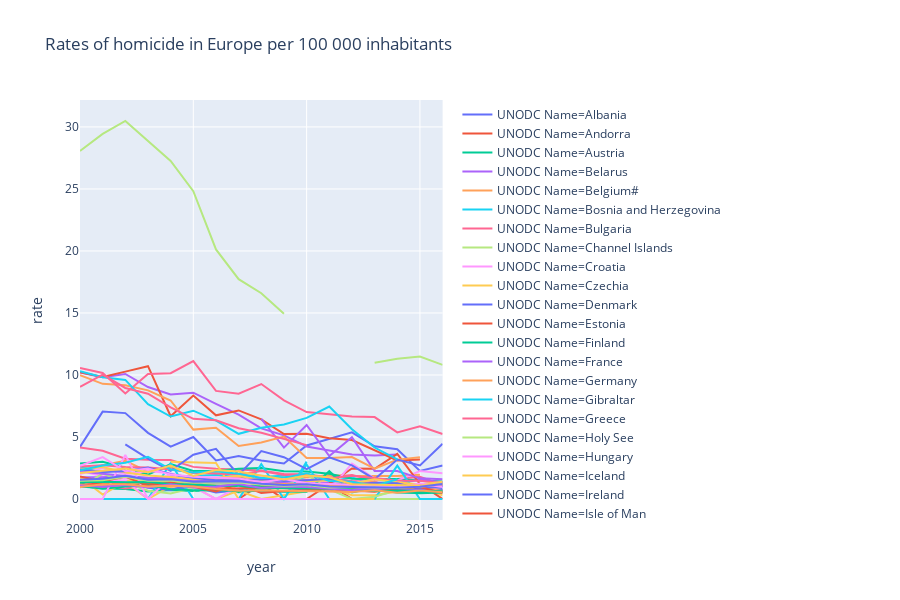

Source (notebook cell):
### Code cell
europe = rates[rates.Region == "Europe"]
fig_eur = px.line(europe, x="year", y="rate", color='UNODC Name', title='Rates of homicide in Europe per 100 000 inhabitants')
fig_eur

### Figure 1 — Plotly figure (JSON) as saved in the notebook; plotly's stock layout.template omitted (floating-point values rounded to 4 significant figures)
{"data": [{"hoverlabel": {"namelength": 0}, "hovertemplate": "UNODC Name=Albania<br>year=%{x}<br>rate=%{y}", "legendgroup": "UNODC Name=Albania", "line": {"color": "#636efa", "dash": "solid"}, "mode": "lines", "name": "UNODC Name=Albania", "showlegend": true, "type": "scatter", "x": [2000, 2001, 2002, 2003, 2004, 2005, 2006, 2007, 2008, 2009, 2010, 2011, 2012, 2013, 2014, 2015, 2016], "xaxis": "x", "y": [4.196, 7.046, 6.925, 5.336, 4.229, 5.001, 3.11, 3.472, 3.109, 2.869, 4.319, 4.852, 5.377, 4.248, 4.006, 2.258, 2.699], "yaxis": "y"}, {"hoverlabel": {"namelength": 0}, "hovertemplate": "UNODC Name=Andorra<br>year=%{x}<br>rate=%{y}", "legendgroup": "UNODC Name=Andorra", "line": {"color": "#EF553B", "dash": "solid"}, "mode": "lines", "name": "UNODC Name=Andorra", "showlegend": true, "type": "scatter", "x": [2000, 2001, 2002, 2003, 2004, 2005, 2006, 2007, 2008, 2009, 2010, 2011, 2012, 2013, 2014, 2015, 2016], "xaxis": "x", "y": [null, null, null, null, 1.312, null, null, 0, 1.192, 0, 0, 1.194, 0, 0, 0, 0, null], "yaxis": "y"}, {"hoverlabel": {"namelength": 0}, "hovertemplate": "UNODC Name=Austria<br>year=%{x}<br>rate=%{y}", "legendgroup": "UNODC Name=Austria", "line": {"color": "#00cc96", "dash": "solid"}, "mode": "lines", "name": "UNODC Name=Austria", "showlegend": true, "type": "scatter", "x": [2000, 2001, 2002, 2003, 2004, 2005, 2006, 2007, 2008, 2009, 2010, 2011, 2012, 2013, 2014, 2015, 2016], "xaxis": "x", "y": [1.016, 0.8644, 0.7991, 0.6116, 0.718, 0.6543, 0.7363, 0.5414, 0.6956, 0.6093, 0.6897, 0.8865, 0.9275, 0.7228, 0.5212, 0.53, 0.6552], "yaxis": "y"}, {"hoverlabel": {"namelength": 0}, "hovertemplate": "UNODC Name=Belarus<br>year=%{x}<br>rate=%{y}", "legendgroup": "UNODC Name=Belarus", "line": {"color": "#ab63fa", "dash": "solid"}, "mode": "lines", "name": "UNODC Name=Belarus", "showlegend": true, "type": "scatter", "x": [2000, 2001, 2002, 2003, 2004, 2005, 2006, 2007, 2008, 2009, 2010, 2011, 2012, 2013, 2014, 2015, 2016], "xaxis": "x", "y": [10.2, 9.815, 10.08, 9.025, 8.422, 8.575, 7.666, 6.805, 5.69, 5.134, 4.233, 3.939, 3.59, 3.513, 3.585, null, null], "yaxis": "y"}, {"hoverlabel": {"namelength": 0}, "hovertemplate": "UNODC Name=Belgium#<br>year=%{x}<br>rate=%{y}", "legendgroup": "UNODC Name=Belgium#", "line": {"color": "#FFA15A", "dash": "solid"}, "mode": "lines", "name": "UNODC Name=Belgium#", "showlegend": true, "type": "scatter", "x": [2000, 2001, 2002, 2003, 2004, 2005, 2006, 2007, 2008, 2009, 2010, 2011, 2012, 2013, 2014, 2015, 2016], "xaxis": "x", "y": [2.062, 2.733, 3.078, 2.207, 2.557, 2.095, 2.081, 1.972, 1.883, 1.74, 1.728, 1.943, 1.85, 1.838, 1.854, 1.949, null], "yaxis": "y"}, {"hoverlabel": {"namelength": 0}, "hovertemplate": "UNODC Name=Bosnia and Herzegovina<br>year=%{x}<br>rate=%{y}", "legendgroup": "UNODC Name=Bosnia and Herzegovina", "line": {"color": "#19d3f3", "dash": "solid"}, "mode": "lines", "name": "UNODC Name=Bosnia and Herzegovina", "showlegend": true, "type": "scatter", "x": [2000, 2001, 2002, 2003, 2004, 2005, 2006, 2007, 2008, 2009, 2010, 2011, 2012, 2013, 2014, 2015, 2016], "xaxis": "x", "y": [2.628, 2.174, 2.384, null, 1.798, 1.851, 1.931, 1.749, 1.754, 1.895, 1.505, 1.383, 1.727, 1.276, 1.402, 1.612, 1.275], "yaxis": "y"}, {"hoverlabel": {"namelength": 0}, "hovertemplate": "UNODC Name=Bulgaria<br>year=%{x}<br>rate=%{y}", "legendgroup": "UNODC Name=Bulgaria", "line": {"color": "#FF6692", "dash": "solid"}, "mode": "lines", "name": "UNODC Name=Bulgaria", "showlegend": true, "type": "scatter", "x": [2000, 2001, 2002, 2003, 2004, 2005, 2006, 2007, 2008, 2009, 2010, 2011, 2012, 2013, 2014, 2015, 2016], "xaxis": "x", "y": [4.151, 3.884, 3.242, 3.165, 3.151, 2.59, 2.439, 2.339, 2.29, 2.012, 1.999, 1.74, 1.929, 1.5, 1.606, 1.797, 1.136], "yaxis": "y"}, {"hoverlabel": {"namelength": 0}, "hovertemplate": "UNODC Name=Channel Islands<br>year=%{x}<br>rate=%{y}", "legendgroup": "UNODC Name=Channel Islands", "line": {"color": "#B6E880", "dash": "solid"}, "mode": "lines", "name": "UNODC Name=Channel Islands", "showlegend": true, "type": "scatter", "x": [2000, 2001, 2002, 2003, 2004, 2005, 2006, 2007, 2008, 2009, 2010, 2011, 2012, 2013, 2014, 2015, 2016], "xaxis": "x", "y": [null, null, null, null, null, 0.6481, 1.287, null, 0.6346, null, 0, null, null, null, null, null, null], "yaxis": "y"}, {"hoverlabel": {"namelength": 0}, "hovertemplate": "UNODC Name=Croatia<br>year=%{x}<br>rate=%{y}", "legendgroup": "UNODC Name=Croatia", "line": {"color": "#FF97FF", "dash": "solid"}, "mode": "lines", "name": "UNODC Name=Croatia", "showlegend": true, "type": "scatter", "x": [2000, 2001, 2002, 2003, 2004, 2005, 2006, 2007, 2008, 2009, 2010, 2011, 2012, 2013, 2014, 2015, 2016], "xaxis": "x", "y": [2.281, 1.838, 1.661, 1.572, 1.893, 1.553, 1.693, 1.421, 1.631, 1.129, 1.432, 1.136, 1.187, 1.075, 0.8456, 0.8735, 1.045], "yaxis": "y"}, {"hoverlabel": {"namelength": 0}, "hovertemplate": "UNODC Name=Czechia<br>year=%{x}<br>rate=%{y}", "legendgroup": "UNODC Name=Czechia", "line": {"color": "#FECB52", "dash": "solid"}, "mode": "lines", "name": "UNODC Name=Czechia", "showlegend": true, "type": "scatter", "x": [2000, 2001, 2002, 2003, 2004, 2005, 2006, 2007, 2008, 2009, 2010, 2011, 2012, 2013, 2014, 2015, 2016], "xaxis": "x", "y": [1.759, 1.383, 1.453, 1.592, 1.309, 1.053, 1.262, 1.217, 1.094, 0.8964, 0.9776, 0.8137, 0.9918, 0.8495, 0.7643, 0.8299, 0.6126], "yaxis": "y"}, {"hoverlabel": {"namelength": 0}, "hovertemplate": "UNODC Name=Denmark<br>year=%{x}<br>rate=%{y}", "legendgroup": "UNODC Name=Denmark", "line": {"color": "#636efa", "dash": "solid"}, "mode": "lines", "name": "UNODC Name=Denmark", "showlegend": true, "type": "scatter", "x": [2000, 2001, 2002, 2003, 2004, 2005, 2006, 2007, 2008, 2009, 2010, 2011, 2012, 2013, 2014, 2015, 2016], "xaxis": "x", "y": [1.086, 0.9705, 1.042, 1.207, 0.7959, 0.9776, 0.5327, 0.713, 0.9822, 0.8505, 0.7561, 0.8239, 0.8377, 0.8514, 1.289, 0.9844, 0.9807], "yaxis": "y"}, {"hoverlabel": {"namelength": 0}, "hovertemplate": "UNODC Name=Estonia<br>year=%{x}<br>rate=%{y}", "legendgroup": "UNODC Name=Estonia", "line": {"color": "#EF553B", "dash": "solid"}, "mode": "lines", "name": "UNODC Name=Estonia", "showlegend": true, "type": "scatter", "x": [2000, 2001, 2002, 2003, 2004, 2005, 2006, 2007, 2008, 2009, 2010, 2011, 2012, 2013, 2014, 2015, 2016], "xaxis": "x", "y": [10.22, 9.844, 10.27, 10.71, 6.674, 8.335, 6.744, 7.142, 6.419, 5.24, 5.255, 4.893, 4.755, 3.935, 3.11, 3.193, null], "yaxis": "y"}, {"hoverlabel": {"namelength": 0}, "hovertemplate": "UNODC Name=Finland<br>year=%{x}<br>rate=%{y}", "legendgroup": "UNODC Name=Finland", "line": {"color": "#00cc96", "dash": "solid"}, "mode": "lines", "name": "UNODC Name=Finland", "showlegend": true, "type": "scatter", "x": [2000, 2001, 2002, 2003, 2004, 2005, 2006, 2007, 2008, 2009, 2010, 2011, 2012, 2013, 2014, 2015, 2016], "xaxis": "x", "y": [2.853, 3.0, 2.532, 1.97, 2.823, 2.263, 2.255, 2.435, 2.5, 2.246, 2.218, 2.041, 1.626, 1.637, 1.612, 1.496, 1.418], "yaxis": "y"}, {"hoverlabel": {"namelength": 0}, "hovertemplate": "UNODC Name=France<br>year=%{x}<br>rate=%{y}", "legendgroup": "UNODC Name=France", "line": {"color": "#ab63fa", "dash": "solid"}, "mode": "lines", "name": "UNODC Name=France", "showlegend": true, "type": "scatter", "x": [2000, 2001, 2002, 2003, 2004, 2005, 2006, 2007, 2008, 2009, 2010, 2011, 2012, 2013, 2014, 2015, 2016], "xaxis": "x", "y": [1.763, 1.748, 1.858, 1.63, 1.626, 1.594, 1.427, 1.603, 1.638, 1.306, 1.263, 1.351, 1.232, 1.216, 1.234, 1.578, 1.352], "yaxis": "y"}, {"hoverlabel": {"namelength": 0}, "hovertemplate": "UNODC Name=Germany<br>year=%{x}<br>rate=%{y}", "legendgroup": "UNODC Name=Germany", "line": {"color": "#FFA15A", "dash": "solid"}, "mode": "lines", "name": "UNODC Name=Germany", "showlegend": true, "type": "scatter", "x": [2000, 2001, 2002, 2003, 2004, 2005, 2006, 2007, 2008, 2009, 2010, 2011, 2012, 2013, 2014, 2015, 2016], "xaxis": "x", "y": [1.246, 1.134, 1.17, 1.052, 1.062, 1.064, 0.9909, 0.9306, 0.8899, 0.9918, 0.9803, 0.9119, 0.8129, 0.8392, 0.8786, 0.8347, 1.176], "yaxis": "y"}, {"hoverlabel": {"namelength": 0}, "hovertemplate": "UNODC Name=Gibraltar<br>year=%{x}<br>rate=%{y}", "legendgroup": "UNODC Name=Gibraltar", "line": {"color": "#19d3f3", "dash": "solid"}, "mode": "lines", "name": "UNODC Name=Gibraltar", "showlegend": true, "type": "scatter", "x": [2000, 2001, 2002, 2003, 2004, 2005, 2006, 2007, 2008, 2009, 2010, 2011, 2012, 2013, 2014, 2015, 2016], "xaxis": "x", "y": [null, null, null, null, null, null, null, null, null, 0, 3.013, null, null, null, null, null, null], "yaxis": "y"}, {"hoverlabel": {"namelength": 0}, "hovertemplate": "UNODC Name=Greece<br>year=%{x}<br>rate=%{y}", "legendgroup": "UNODC Name=Greece", "line": {"color": "#FF6692", "dash": "solid"}, "mode": "lines", "name": "UNODC Name=Greece", "showlegend": true, "type": "scatter", "x": [2000, 2001, 2002, 2003, 2004, 2005, 2006, 2007, 2008, 2009, 2010, 2011, 2012, 2013, 2014, 2015, 2016], "xaxis": "x", "y": [null, 1.18, 0.838, 1.085, 0.9849, 1.168, 0.9701, 1.142, 1.261, 1.328, 1.538, 1.611, 1.459, 1.351, 0.9499, 0.829, 0.7504], "yaxis": "y"}, {"hoverlabel": {"namelength": 0}, "hovertemplate": "UNODC Name=Holy See<br>year=%{x}<br>rate=%{y}", "legendgroup": "UNODC Name=Holy See", "line": {"color": "#B6E880", "dash": "solid"}, "mode": "lines", "name": "UNODC Name=Holy See", "showlegend": true, "type": "scatter", "x": [2000, 2001, 2002, 2003, 2004, 2005, 2006, 2007, 2008, 2009, 2010, 2011, 2012, 2013, 2014, 2015, 2016], "xaxis": "x", "y": [null, null, null, null, null, null, null, null, null, 0, 0, 0, 0, 0, 0, 0, null], "yaxis": "y"}, {"hoverlabel": {"namelength": 0}, "hovertemplate": "UNODC Name=Hungary<br>year=%{x}<br>rate=%{y}", "legendgroup": "UNODC Name=Hungary", "line": {"color": "#FF97FF", "dash": "solid"}, "mode": "lines", "name": "UNODC Name=Hungary", "showlegend": true, "type": "scatter", "x": [2000, 2001, 2002, 2003, 2004, 2005, 2006, 2007, 2008, 2009, 2010, 2011, 2012, 2013, 2014, 2015, 2016], "xaxis": "x", "y": [2.006, 2.492, 1.996, 2.248, 2.066, 1.626, 1.73, 1.536, 1.812, 1.396, 1.39, 1.465, 1.256, 1.565, 1.488, 2.259, 2.071], "yaxis": "y"}, {"hoverlabel": {"namelength": 0}, "hovertemplate": "UNODC Name=Iceland<br>year=%{x}<br>rate=%{y}", "legendgroup": "UNODC Name=Iceland", "line": {"color": "#FECB52", "dash": "solid"}, "mode": "lines", "name": "UNODC Name=Iceland", "showlegend": true, "type": "scatter", "x": [2000, 2001, 2002, 2003, 2004, 2005, 2006, 2007, 2008, 2009, 2010, 2011, 2012, 2013, 2014, 2015, 2016], "xaxis": "x", "y": [1.783, 0.3535, 1.402, 0, 1.031, 1.017, 0, 0.6553, 0, 0.3164, 0.6244, 0.9276, 0.3072, 0.3058, 0.6089, 0.9084, 0.3004], "yaxis": "y"}, {"hoverlabel": {"namelength": 0}, "hovertemplate": "UNODC Name=Ireland<br>year=%{x}<br>rate=%{y}", "legendgroup": "UNODC Name=Ireland", "line": {"color": "#636efa", "dash": "solid"}, "mode": "lines", "name": "UNODC Name=Ireland", "showlegend": true, "type": "scatter", "x": [2000, 2001, 2002, 2003, 2004, 2005, 2006, 2007, 2008, 2009, 2010, 2011, 2012, 2013, 2014, 2015, 2016], "xaxis": "x", "y": [0.9613, 1.33, 1.308, 0.9137, 0.7266, 1.234, 1.441, 1.774, 1.114, 1.226, 1.145, 0.9008, 1.133, 1.111, 1.11, 0.617, 0.8021], "yaxis": "y"}, {"hoverlabel": {"namelength": 0}, "hovertemplate": "UNODC Name=Isle of Man<br>year=%{x}<br>rate=%{y}", "legendgroup": "UNODC Name=Isle of Man", "line": {"color": "#EF553B", "dash": "solid"}, "mode": "lines", "name": "UNODC Name=Isle of Man", "showlegend": true, "type": "scatter", "x": [2000, 2001, 2002, 2003, 2004, 2005, 2006, 2007, 2008, 2009, 2010, 2011, 2012, 2013, 2014, 2015, 2016], "xaxis": "x", "y": [null, null, null, null, null, null, null, null, null, null, null, 1.238, 2.457, 2.439, 3.632, 1.202, 0], "yaxis": "y"}, {"hoverlabel": {"namelength": 0}, "hovertemplate": "UNODC Name=Italy<br>year=%{x}<br>rate=%{y}", "legendgroup": "UNODC Name=Italy", "line": {"color": "#00cc96", "dash": "solid"}, "mode": "lines", "name": "UNODC Name=Italy", "showlegend": true, "type": "scatter", "x": [2000, 2001, 2002, 2003, 2004, 2005, 2006, 2007, 2008, 2009, 2010, 2011, 2012, 2013, 2014, 2015, 2016], "xaxis": "x", "y": [1.337, 1.233, 1.114, 1.237, 1.221, 1.037, 1.058, 1.064, 1.034, 0.9892, 0.8857, 0.9237, 0.8873, 0.8413, 0.7972, 0.7882, 0.6731], "yaxis": "y"}, {"hoverlabel": {"namelength": 0}, "hovertemplate": "UNODC Name=Kosovo under UNSCR 1244<br>year=%{x}<br>rate=%{y}", "legendgroup": "UNODC Name=Kosovo under UNSCR 1244", "line": {"color": "#ab63fa", "dash": "solid"}, "mode": "lines", "name": "UNODC Name=Kosovo under UNSCR 1244", "showlegend": true, "type": "scatter", "x": [2000, 2001, 2002, 2003, 2004, 2005, 2006, 2007, 2008, 2009, 2010, 2011, 2012, 2013, 2014, 2015, 2016], "xaxis": "x", "y": [null, null, null, null, null, null, null, null, 6.467, 4.144, 5.97, 3.462, 4.986, 2.248, 2.251, 1.665, 1.597], "yaxis": "y"}, {"hoverlabel": {"namelength": 0}, "hovertemplate": "UNODC Name=Latvia<br>year=%{x}<br>rate=%{y}", "legendgroup": "UNODC Name=Latvia", "line": {"color": "#FFA15A", "dash": "solid"}, "mode": "lines", "name": "UNODC Name=Latvia", "showlegend": true, "type": "scatter", "x": [2000, 2001, 2002, 2003, 2004, 2005, 2006, 2007, 2008, 2009, 2010, 2011, 2012, 2013, 2014, 2015, 2016], "xaxis": "x", "y": [9.983, 9.285, 9.175, 8.761, 7.943, 5.595, 5.752, 4.276, 4.558, 5.034, 3.304, 3.298, 3.388, 2.45, 3.174, 3.362, null], "yaxis": "y"}, {"hoverlabel": {"namelength": 0}, "hovertemplate": "UNODC Name=Liechtenstein<br>year=%{x}<br>rate=%{y}", "legendgroup": "UNODC Name=Liechtenstein", "line": {"color": "#19d3f3", "dash": "solid"}, "mode": "lines", "name": "UNODC Name=Liechtenstein", "showlegend": true, "type": "scatter", "x": [2000, 2001, 2002, 2003, 2004, 2005, 2006, 2007, 2008, 2009, 2010, 2011, 2012, 2013, 2014, 2015, 2016], "xaxis": "x", "y": [0, 0, 0, 0, 2.891, 0, 0, 0, 2.814, 0, 2.778, 0, 0, 0, 2.693, 0, 0], "yaxis": "y"}, {"hoverlabel": {"namelength": 0}, "hovertemplate": "UNODC Name=Lithuania<br>year=%{x}<br>rate=%{y}", "legendgroup": "UNODC Name=Lithuania", "line": {"color": "#FF6692", "dash": "solid"}, "mode": "lines", "name": "UNODC Name=Lithuania", "showlegend": true, "type": "scatter", "x": [2000, 2001, 2002, 2003, 2004, 2005, 2006, 2007, 2008, 2009, 2010, 2011, 2012, 2013, 2014, 2015, 2016], "xaxis": "x", "y": [10.57, 10.16, 8.506, 10.08, 10.14, 11.12, 8.718, 8.497, 9.27, 7.953, 7.011, 6.851, 6.651, 6.606, 5.368, 5.866, 5.247], "yaxis": "y"}, {"hoverlabel": {"namelength": 0}, "hovertemplate": "UNODC Name=Luxembourg<br>year=%{x}<br>rate=%{y}", "legendgroup": "UNODC Name=Luxembourg", "line": {"color": "#B6E880", "dash": "solid"}, "mode": "lines", "name": "UNODC Name=Luxembourg", "showlegend": true, "type": "scatter", "x": [2000, 2001, 2002, 2003, 2004, 2005, 2006, 2007, 2008, 2009, 2010, 2011, 2012, 2013, 2014, 2015, 2016], "xaxis": "x", "y": [0.9172, 2.045, 1.352, 0.6707, 0.4427, 0.8737, 1.504, 1.475, 1.649, 1.007, 1.969, 0.7693, 0, 0.1836, 0.719, null, null], "yaxis": "y"}, {"hoverlabel": {"namelength": 0}, "hovertemplate": "UNODC Name=Malta<br>year=%{x}<br>rate=%{y}", "legendgroup": "UNODC Name=Malta", "line": {"color": "#FF97FF", "dash": "solid"}, "mode": "lines", "name": "UNODC Name=Malta", "showlegend": true, "type": "scatter", "x": [2000, 2001, 2002, 2003, 2004, 2005, 2006, 2007, 2008, 2009, 2010, 2011, 2012, 2013, 2014, 2015, 2016], "xaxis": "x", "y": [1.008, 1.503, 1.495, 0, 1.728, 0.9833, 0, 0.9748, 1.456, 0.9661, 0.9613, 0.7171, 2.852, 1.654, 1.41, 0.9354, null], "yaxis": "y"}, {"hoverlabel": {"namelength": 0}, "hovertemplate": "UNODC Name=Monaco<br>year=%{x}<br>rate=%{y}", "legendgroup": "UNODC Name=Monaco", "line": {"color": "#FECB52", "dash": "solid"}, "mode": "lines", "name": "UNODC Name=Monaco", "showlegend": true, "type": "scatter", "x": [2000, 2001, 2002, 2003, 2004, 2005, 2006, 2007, 2008, 2009, 2010, 2011, 2012, 2013, 2014, 2015, 2016], "xaxis": "x", "y": [null, 3.09, null, null, 3.002, 2.959, 2.906, 0, 0, 0, 0, 0, 0, 0, null, 0, null], "yaxis": "y"}, {"hoverlabel": {"namelength": 0}, "hovertemplate": "UNODC Name=Montenegro<br>year=%{x}<br>rate=%{y}", "legendgroup": "UNODC Name=Montenegro", "line": {"color": "#636efa", "dash": "solid"}, "mode": "lines", "name": "UNODC Name=Montenegro", "showlegend": true, "type": "scatter", "x": [2000, 2001, 2002, 2003, 2004, 2005, 2006, 2007, 2008, 2009, 2010, 2011, 2012, 2013, 2014, 2015, 2016], "xaxis": "x", "y": [null, null, 4.402, 3.257, 2.276, 3.569, 4.046, 1.937, 3.863, 3.372, 2.403, 3.357, 2.714, 1.595, 3.186, 2.706, 4.456], "yaxis": "y"}, {"hoverlabel": {"namelength": 0}, "hovertemplate": "UNODC Name=Netherlands<br>year=%{x}<br>rate=%{y}", "legendgroup": "UNODC Name=Netherlands", "line": {"color": "#EF553B", "dash": "solid"}, "mode": "lines", "name": "UNODC Name=Netherlands", "showlegend": true, "type": "scatter", "x": [2000, 2001, 2002, 2003, 2004, 2005, 2006, 2007, 2008, 2009, 2010, 2011, 2012, 2013, 2014, 2015, 2016], "xaxis": "x", "y": [1.13, 1.261, 1.21, 1.247, 1.173, 1.063, 0.7786, 0.8663, 0.9053, 0.9262, 0.8632, 0.8544, 0.8637, 0.7423, 0.7283, 0.614, 0.5534], "yaxis": "y"}, {"hoverlabel": {"namelength": 0}, "hovertemplate": "UNODC Name=Norway<br>year=%{x}<br>rate=%{y}", "legendgroup": "UNODC Name=Norway", "line": {"color": "#00cc96", "dash": "solid"}, "mode": "lines", "name": "UNODC Name=Norway", "showlegend": true, "type": "scatter", "x": [2000, 2001, 2002, 2003, 2004, 2005, 2006, 2007, 2008, 2009, 2010, 2011, 2012, 2013, 2014, 2015, 2016], "xaxis": "x", "y": [1.067, 0.818, 1.012, 1.116, 0.7829, 0.7124, 0.7062, 0.6356, 0.7126, 0.6008, 0.5935, 2.244, 0.5387, 0.906, 0.5642, 0.4616, 0.5143], "yaxis": "y"}, {"hoverlabel": {"namelength": 0}, "hovertemplate": "UNODC Name=Poland#<br>year=%{x}<br>rate=%{y}", "legendgroup": "UNODC Name=Poland#", "line": {"color": "#ab63fa", "dash": "solid"}, "mode": "lines", "name": "UNODC Name=Poland#", "showlegend": true, "type": "scatter", "x": [2000, 2001, 2002, 2003, 2004, 2005, 2006, 2007, 2008, 2009, 2010, 2011, 2012, 2013, 2014, 2015, 2016], "xaxis": "x", "y": [2.218, 2.014, 1.86, 1.722, 1.649, 1.447, 1.278, 1.37, 1.2, 1.286, 1.138, 1.172, 0.9839, 0.7727, 0.7364, 0.75, 0.6701], "yaxis": "y"}, {"hoverlabel": {"namelength": 0}, "hovertemplate": "UNODC Name=Portugal<br>year=%{x}<br>rate=%{y}", "legendgroup": "UNODC Name=Portugal", "line": {"color": "#FFA15A", "dash": "solid"}, "mode": "lines", "name": "UNODC Name=Portugal", "showlegend": true, "type": "scatter", "x": [2000, 2001, 2002, 2003, 2004, 2005, 2006, 2007, 2008, 2009, 2010, 2011, 2012, 2013, 2014, 2015, 2016], "xaxis": "x", "y": [1.12, 1.01, 1.139, 1.421, 1.368, 1.278, 1.462, 1.74, 1.164, 1.219, 1.164, 1.073, 1.153, 1.368, 0.8786, 0.9598, 0.6359], "yaxis": "y"}, {"hoverlabel": {"namelength": 0}, "hovertemplate": "UNODC Name=Republic of Moldova<br>year=%{x}<br>rate=%{y}", "legendgroup": "UNODC Name=Republic of Moldova", "line": {"color": "#19d3f3", "dash": "solid"}, "mode": "lines", "name": "UNODC Name=Republic of Moldova", "showlegend": true, "type": "scatter", "x": [2000, 2001, 2002, 2003, 2004, 2005, 2006, 2007, 2008, 2009, 2010, 2011, 2012, 2013, 2014, 2015, 2016], "xaxis": "x", "y": [10.31, 9.82, 9.601, 7.647, 6.649, 7.119, 6.321, 5.256, 5.74, 6.006, 6.537, 7.456, 5.621, 4.15, 3.194, null, null], "yaxis": "y"}, {"hoverlabel": {"namelength": 0}, "hovertemplate": "UNODC Name=Romania#<br>year=%{x}<br>rate=%{y}", "legendgroup": "UNODC Name=Romania#", "line": {"color": "#FF6692", "dash": "solid"}, "mode": "lines", "name": "UNODC Name=Romania#", "showlegend": true, "type": "scatter", "x": [2000, 2001, 2002, 2003, 2004, 2005, 2006, 2007, 2008, 2009, 2010, 2011, 2012, 2013, 2014, 2015, 2016], "xaxis": "x", "y": [2.626, 2.716, 2.576, 2.536, 2.39, 2.114, 2.062, 1.978, 2.257, 1.926, 1.976, 1.651, 1.874, 1.674, 1.492, 1.464, 1.249], "yaxis": "y"}, {"hoverlabel": {"namelength": 0}, "hovertemplate": "UNODC Name=Russian Federation##<br>year=%{x}<br>rate=%{y}", "legendgroup": "UNODC Name=Russian Federation##", "line": {"color": "#B6E880", "dash": "solid"}, "mode": "lines", "name": "UNODC Name=Russian Federation##", "showlegend": true, "type": "scatter", "x": [2000, 2001, 2002, 2003, 2004, 2005, 2006, 2007, 2008, 2009, 2010, 2011, 2012, 2013, 2014, 2015, 2016], "xaxis": "x", "y": [28.07, 29.44, 30.48, 28.89, 27.25, 24.81, 20.13, 17.73, 16.59, 14.94, null, null, null, 10.98, 11.31, 11.48, 10.82], "yaxis": "y"}, {"hoverlabel": {"namelength": 0}, "hovertemplate": "UNODC Name=San Marino<br>year=%{x}<br>rate=%{y}", "legendgroup": "UNODC Name=San Marino", "line": {"color": "#FF97FF", "dash": "solid"}, "mode": "lines", "name": "UNODC Name=San Marino", "showlegend": true, "type": "scatter", "x": [2000, 2001, 2002, 2003, 2004, 2005, 2006, 2007, 2008, 2009, 2010, 2011, 2012, 2013, 2014, 2015, 2016], "xaxis": "x", "y": [0, 0, 3.556, 0, 0, 0, 0, 0, 0, 0, 0, 0, null, null, null, null, null], "yaxis": "y"}, {"hoverlabel": {"namelength": 0}, "hovertemplate": "UNODC Name=Serbia<br>year=%{x}<br>rate=%{y}", "legendgroup": "UNODC Name=Serbia", "line": {"color": "#FECB52", "dash": "solid"}, "mode": "lines", "name": "UNODC Name=Serbia", "showlegend": true, "type": "scatter", "x": [2000, 2001, 2002, 2003, 2004, 2005, 2006, 2007, 2008, 2009, 2010, 2011, 2012, 2013, 2014, 2015, 2016], "xaxis": "x", "y": [2.403, 2.581, 2.138, 1.892, 1.771, 1.595, 1.701, 1.872, 1.539, 1.699, 1.44, 1.501, 1.239, 1.592, 1.351, 1.175, 1.394], "yaxis": "y"}, {"hoverlabel": {"namelength": 0}, "hovertemplate": "UNODC Name=Slovakia<br>year=%{x}<br>rate=%{y}", "legendgroup": "UNODC Name=Slovakia", "line": {"color": "#636efa", "dash": "solid"}, "mode": "lines", "name": "UNODC Name=Slovakia", "showlegend": true, "type": "scatter", "x": [2000, 2001, 2002, 2003, 2004, 2005, 2006, 2007, 2008, 2009, 2010, 2011, 2012, 2013, 2014, 2015, 2016], "xaxis": "x", "y": [2.389, 2.185, 2.241, 2.537, 2.0, 1.723, 1.519, 1.519, 1.593, 1.444, 1.517, 1.627, 1.163, 1.309, 1.27, 0.8089, 1.047], "yaxis": "y"}, {"hoverlabel": {"namelength": 0}, "hovertemplate": "UNODC Name=Slovenia<br>year=%{x}<br>rate=%{y}", "legendgroup": "UNODC Name=Slovenia", "line": {"color": "#EF553B", "dash": "solid"}, "mode": "lines", "name": "UNODC Name=Slovenia", "showlegend": true, "type": "scatter", "x": [2000, 2001, 2002, 2003, 2004, 2005, 2006, 2007, 2008, 2009, 2010, 2011, 2012, 2013, 2014, 2015, 2016], "xaxis": "x", "y": [1.81, 1.408, 1.811, 1.056, 1.356, 1.002, 0.5989, 1.192, 0.4939, 0.6387, 0.7334, 0.7792, 0.6795, 0.5808, 0.8209, 0.964, 0.4816], "yaxis": "y"}, {"hoverlabel": {"namelength": 0}, "hovertemplate": "UNODC Name=Spain<br>year=%{x}<br>rate=%{y}", "legendgroup": "UNODC Name=Spain", "line": {"color": "#00cc96", "dash": "solid"}, "mode": "lines", "name": "UNODC Name=Spain", "showlegend": true, "type": "scatter", "x": [2000, 2001, 2002, 2003, 2004, 2005, 2006, 2007, 2008, 2009, 2010, 2011, 2012, 2013, 2014, 2015, 2016], "xaxis": "x", "y": [1.352, 1.394, 1.343, 1.376, 1.199, 1.176, 1.064, 1.062, 0.8848, 0.8865, 0.857, 0.8207, 0.7768, 0.6467, 0.6943, 0.6509, 0.6335], "yaxis": "y"}, {"hoverlabel": {"namelength": 0}, "hovertemplate": "UNODC Name=Sweden<br>year=%{x}<br>rate=%{y}", "legendgroup": "UNODC Name=Sweden", "line": {"color": "#ab63fa", "dash": "solid"}, "mode": "lines", "name": "UNODC Name=Sweden", "showlegend": true, "type": "scatter", "x": [2000, 2001, 2002, 2003, 2004, 2005, 2006, 2007, 2008, 2009, 2010, 2011, 2012, 2013, 2014, 2015, 2016], "xaxis": "x", "y": [1.081, 0.9778, 1.132, 0.9496, 1.19, 0.9183, 1.0, 1.211, 0.8877, 0.9986, 0.9691, 0.8557, 0.7127, 0.9048, 0.8979, 1.147, 1.078], "yaxis": "y"}, {"hoverlabel": {"namelength": 0}, "hovertemplate": "UNODC Name=Switzerland<br>year=%{x}<br>rate=%{y}", "legendgroup": "UNODC Name=Switzerland", "line": {"color": "#FFA15A", "dash": "solid"}, "mode": "lines", "name": "UNODC Name=Switzerland", "showlegend": true, "type": "scatter", "x": [2000, 2001, 2002, 2003, 2004, 2005, 2006, 2007, 2008, 2009, 2010, 2011, 2012, 2013, 2014, 2015, 2016], "xaxis": "x", "y": [0.9627, 1.194, 1.187, 1.001, 1.062, 1.012, 0.802, 0.6746, 0.7062, 0.6592, 0.6639, 0.58, 0.5603, 0.7009, 0.4982, 0.6851, 0.5364], "yaxis": "y"}, {"hoverlabel": {"namelength": 0}, "hovertemplate": "UNODC Name=The former Yugoslav Republic of Macedonia<br>year=%{x}<br>rate=%{y}", "legendgroup": "UNODC Name=The former Yugoslav Republic of Macedonia", "line": {"color": "#19d3f3", "dash": "solid"}, "mode": "lines", "name": "UNODC Name=The former Yugoslav Republic of Macedonia", "showlegend": true, "type": "scatter", "x": [2000, 2001, 2002, 2003, 2004, 2005, 2006, 2007, 2008, 2009, 2010, 2011, 2012, 2013, 2014, 2015, 2016], "xaxis": "x", "y": [2.31, 2.692, 2.928, 3.409, 2.382, 2.136, 2.23, 2.033, 1.693, 1.692, 2.077, 1.448, 1.398, 1.06, 1.588, null, null], "yaxis": "y"}, {"hoverlabel": {"namelength": 0}, "hovertemplate": "UNODC Name=Ukraine<br>year=%{x}<br>rate=%{y}", "legendgroup": "UNODC Name=Ukraine", "line": {"color": "#FF6692", "dash": "solid"}, "mode": "lines", "name": "UNODC Name=Ukraine", "showlegend": true, "type": "scatter", "x": [2000, 2001, 2002, 2003, 2004, 2005, 2006, 2007, 2008, 2009, 2010, 2011, 2012, 2013, 2014, 2015, 2016], "xaxis": "x", "y": [9.046, 10.03, 8.954, 8.493, 7.385, 6.462, 6.345, 5.704, 5.339, 4.87, 4.341, null, 5.151, null, 6.339, null, null], "yaxis": "y"}, {"hoverlabel": {"namelength": 0}, "hovertemplate": "UNODC Name=United Kingdom (England and Wales)<br>year=%{x}<br>rate=%{y}", "legendgroup": "UNODC Name=United Kingdom (England and Wales)", "line": {"color": "#B6E880", "dash": "solid"}, "mode": "lines", "name": "UNODC Name=United Kingdom (England and Wales)", "showlegend": true, "type": "scatter", "x": [2000, 2001, 2002, 2003, 2004, 2005, 2006, 2007, 2008, 2009, 2010, 2011, 2012, 2013, 2014, 2015, 2016], "xaxis": "x", "y": [1.465, 1.515, 1.795, 1.466, 1.466, 1.322, 1.316, 1.34, 1.165, 1.077, 1.137, 0.9364, 0.9599, 0.9149, 0.8901, 0.9812, 1.218], "yaxis": "y"}, {"hoverlabel": {"namelength": 0}, "hovertemplate": "UNODC Name=United Kingdom (Northern Ireland)<br>year=%{x}<br>rate=%{y}", "legendgroup": "UNODC Name=United Kingdom (Northern Ireland)", "line": {"color": "#FF97FF", "dash": "solid"}, "mode": "lines", "name": "UNODC Name=United Kingdom (Northern Ireland)", "showlegend": true, "type": "scatter", "x": [2000, 2001, 2002, 2003, 2004, 2005, 2006, 2007, 2008, 2009, 2010, 2011, 2012, 2013, 2014, 2015, 2016], "xaxis": "x", "y": [2.674, 3.375, 2.239, 2.463, 1.984, 1.794, 1.721, 1.646, 1.349, 1.617, 1.274, 1.213, 1.152, 1.093, 0.9237, 1.242, 0.9664], "yaxis": "y"}, {"hoverlabel": {"namelength": 0}, "hovertemplate": "UNODC Name=United Kingdom (Scotland)<br>year=%{x}<br>rate=%{y}", "legendgroup": "UNODC Name=United Kingdom (Scotland)", "line": {"color": "#FECB52", "dash": "solid"}, "mode": "lines", "name": "UNODC Name=United Kingdom (Scotland)", "showlegend": true, "type": "scatter", "x": [2000, 2001, 2002, 2003, 2004, 2005, 2006, 2007, 2008, 2009, 2010, 2011, 2012, 2013, 2014, 2015, 2016], "xaxis": "x", "y": [2.094, 2.291, 2.467, 2.151, 2.695, 1.859, 2.338, 2.224, 1.903, 1.567, 1.9, 1.755, 1.186, 1.164, 1.159, 1.079, 1.184], "yaxis": "y"}, {"hoverlabel": {"namelength": 0}, "hovertemplate": "UNODC Name=United Kingdom of Great Britain and Northern Ireland<br>year=%{x}<br>rate=%{y}", "legendgroup": "UNODC Name=United Kingdom of Great Britain and Northern Ireland", "line": {"color": "#636efa", "dash": "solid"}, "mode": "lines", "name": "UNODC Name=United Kingdom of Great Britain and Northern Ireland", "showlegend": true, "type": "scatter", "x": [2000, 2001, 2002, 2003, 2004, 2005, 2006, 2007, 2008, 2009, 2010, 2011, 2012, 2013, 2014, 2015, 2016], "xaxis": "x", "y": [1.552, 1.633, 1.865, 1.554, 1.586, 1.383, 1.414, 1.421, 1.228, 1.126, 1.194, 1.005, 0.9759, 0.9328, 0.9075, 0.9924, 1.202], "yaxis": "y"}], "layout": {"height": 600, "legend": {"tracegroupgap": 0}, "title": {"text": "Rates of homicide in Europe per 100 000 inhabitants"}, "xaxis": {"anchor": "y", "domain": [0, 0.98], "title": {"text": "year"}}, "yaxis": {"anchor": "x", "domain": [0, 1], "title": {"text": "rate"}}}}
